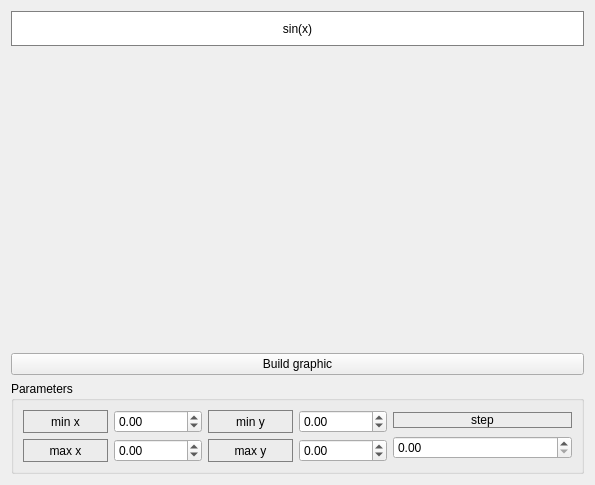
<?xml version="1.0" encoding="UTF-8"?>
<ui version="4.0">
 <class>Graphics</class>
 <widget class="QWidget" name="Graphics">
  <property name="geometry">
   <rect>
    <x>0</x>
    <y>0</y>
    <width>595</width>
    <height>485</height>
   </rect>
  </property>
  <property name="maximumSize">
   <size>
    <width>100000</width>
    <height>100000</height>
   </size>
  </property>
  <property name="windowTitle">
   <string>Graphic</string>
  </property>
  <layout class="QVBoxLayout" name="verticalLayout_4">
   <item>
    <widget class="QLabel" name="expression_label">
     <property name="sizePolicy">
      <sizepolicy hsizetype="Preferred" vsizetype="Fixed">
       <horstretch>0</horstretch>
       <verstretch>0</verstretch>
      </sizepolicy>
     </property>
     <property name="minimumSize">
      <size>
       <width>0</width>
       <height>35</height>
      </size>
     </property>
     <property name="styleSheet">
      <string notr="true">QLabel {
	border: 1px solid gray;
	background-color: white;
}</string>
     </property>
     <property name="text">
      <string>sin(x)</string>
     </property>
     <property name="alignment">
      <set>Qt::AlignCenter</set>
     </property>
    </widget>
   </item>
   <item>
    <widget class="QCustomPlot" name="widget" native="true"/>
   </item>
   <item>
    <widget class="QPushButton" name="pushButton_build">
     <property name="text">
      <string>Build graphic</string>
     </property>
    </widget>
   </item>
   <item>
    <widget class="QGroupBox" name="groupBox">
     <property name="sizePolicy">
      <sizepolicy hsizetype="Preferred" vsizetype="Maximum">
       <horstretch>0</horstretch>
       <verstretch>0</verstretch>
      </sizepolicy>
     </property>
     <property name="title">
      <string>Parameters</string>
     </property>
     <layout class="QHBoxLayout" name="horizontalLayout_10">
      <item>
       <layout class="QVBoxLayout" name="verticalLayout">
        <item>
         <layout class="QHBoxLayout" name="horizontalLayout">
          <item>
           <widget class="QLabel" name="label_4">
            <property name="styleSheet">
             <string notr="true">QLabel {
	border: 1px solid gray;
}</string>
            </property>
            <property name="text">
             <string>min x</string>
            </property>
            <property name="alignment">
             <set>Qt::AlignCenter</set>
            </property>
           </widget>
          </item>
          <item>
           <widget class="QDoubleSpinBox" name="doubleSpinBox_minX">
            <property name="minimum">
             <double>-1000000.000000000000000</double>
            </property>
            <property name="maximum">
             <double>1000000.000000000000000</double>
            </property>
           </widget>
          </item>
         </layout>
        </item>
        <item>
         <layout class="QHBoxLayout" name="horizontalLayout_2">
          <item>
           <widget class="QLabel" name="label_11">
            <property name="styleSheet">
             <string notr="true">QLabel {
	border: 1px solid gray;
}</string>
            </property>
            <property name="text">
             <string>max x</string>
            </property>
            <property name="alignment">
             <set>Qt::AlignCenter</set>
            </property>
           </widget>
          </item>
          <item>
           <widget class="QDoubleSpinBox" name="doubleSpinBox_maxX">
            <property name="minimum">
             <double>-1000000.000000000000000</double>
            </property>
            <property name="maximum">
             <double>1000000.000000000000000</double>
            </property>
           </widget>
          </item>
         </layout>
        </item>
       </layout>
      </item>
      <item>
       <layout class="QVBoxLayout" name="verticalLayout_2">
        <item>
         <layout class="QHBoxLayout" name="horizontalLayout_8">
          <item>
           <widget class="QLabel" name="label_8">
            <property name="styleSheet">
             <string notr="true">QLabel {
	border: 1px solid gray;
}</string>
            </property>
            <property name="text">
             <string>min y</string>
            </property>
            <property name="alignment">
             <set>Qt::AlignCenter</set>
            </property>
           </widget>
          </item>
          <item>
           <widget class="QDoubleSpinBox" name="doubleSpinBox_minY">
            <property name="minimum">
             <double>-1000000.000000000000000</double>
            </property>
            <property name="maximum">
             <double>1000000.000000000000000</double>
            </property>
           </widget>
          </item>
         </layout>
        </item>
        <item>
         <layout class="QHBoxLayout" name="horizontalLayout_9">
          <item>
           <widget class="QLabel" name="label_9">
            <property name="styleSheet">
             <string notr="true">QLabel {
	border: 1px solid gray;
}</string>
            </property>
            <property name="text">
             <string>max y</string>
            </property>
            <property name="alignment">
             <set>Qt::AlignCenter</set>
            </property>
           </widget>
          </item>
          <item>
           <widget class="QDoubleSpinBox" name="doubleSpinBox_maxY">
            <property name="minimum">
             <double>-1000000.000000000000000</double>
            </property>
            <property name="maximum">
             <double>1000000.000000000000000</double>
            </property>
           </widget>
          </item>
         </layout>
        </item>
       </layout>
      </item>
      <item>
       <layout class="QVBoxLayout" name="verticalLayout_3">
        <item>
         <widget class="QLabel" name="label_step">
          <property name="sizePolicy">
           <sizepolicy hsizetype="Preferred" vsizetype="Maximum">
            <horstretch>0</horstretch>
            <verstretch>0</verstretch>
           </sizepolicy>
          </property>
          <property name="styleSheet">
           <string notr="true">QLabel {
	border: 1px solid gray;
}</string>
          </property>
          <property name="text">
           <string>step</string>
          </property>
          <property name="alignment">
           <set>Qt::AlignCenter</set>
          </property>
         </widget>
        </item>
        <item>
         <widget class="QDoubleSpinBox" name="doubleSpinBox_step">
          <property name="minimum">
           <double>0.000000000000000</double>
          </property>
          <property name="maximum">
           <double>1000000.000000000000000</double>
          </property>
         </widget>
        </item>
       </layout>
      </item>
     </layout>
    </widget>
   </item>
  </layout>
 </widget>
 <customwidgets>
  <customwidget>
   <class>QCustomPlot</class>
   <extends>QWidget</extends>
   <header>qcustomplot.h</header>
   <container>1</container>
  </customwidget>
 </customwidgets>
 <resources/>
 <connections/>
</ui>
